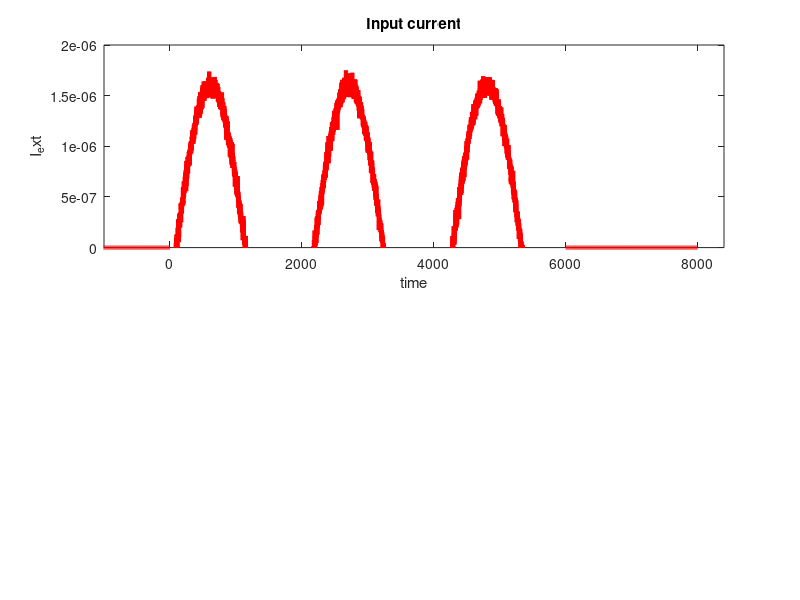

The MATLAB source for this figure: (Note: this script raises an error after producing the figure.)

%tic

clear all
close all
clc

% Play with the input current, add noise

tau_m = 5; % time constant in ms
t_ref = 10; % refractory period in ms, change for adjusting spike frequency
N = 10000; % number of measurements
Iext = zeros(1,N); % initialize membrane current
I_0 = 1.6e-6; % input current
R = 10^7; % resistance in ohms
a_gain = t_ref*2; % adaptation gain, set to *0 for no adaptation


u_rest = -70 ;% resting membrane potential in mV
u_th = -55 ;% spiking threshold
u_hp = -90 ;% hyperpolarization
u_spike = 20 ;% membrane potential at spike peak

t = linspace(-0.2*N, 0.8*N, N); % time series




%%

noise = 5*1e-8*randn(size(Iext)); % noise when current is injected

 

num_start = 0.2 * (N); % start of input current
num_end   = 0.8 * (N);  % end of input current
num_width = round(num_end - num_start);

num_pulses = 3; % number of pulses
length_pulse = round(num_width / num_pulses); % only in use for step input

freq = 0.001 * num_pulses; % adjusting frequency for right amount of pulses

time = num_start:1:num_end;
signal =  I_0*sin(time*freq);


Iext(num_start : num_start + num_width) = signal; % modelling input current as sine function for oscillations
% change to = I_0 for step input

%%

Iext = Iext + noise;
Iext(1:num_start) = 0; % resetting signal before and after current to 0

% add or remove 50 - 53 for without/with oscillatory input

% Iext(num_start + length_pulse : num_start + 2 * length_pulse) = 0;
% Iext(num_start + 3 * length_pulse : num_start + 4 * length_pulse) = 0;
% Iext(num_start + 5 * length_pulse : num_start + 6 * length_pulse) = 0;
% Iext(num_start + 7 * length_pulse : num_start + 8 * length_pulse) = 0;
Iext(num_end:end) = 0;


RI = R.*Iext;




%% LiF model as ODE

%du/dt = (-u + u_rest + R*Iext)/tau_m

u = u_rest + RI.*(1-exp(-(t/tau_m))); %solution for above equation for u at u(0) = u_rest

% Loops over time steps, spikes if threshold is reached, before
% hyperpolarizing and returning to resting potential


a = t_ref;
for ii = 1 : num_end - 2 - a % Adjust loop range to avoid out-of-bounds errors
    if u(ii + 1) > u_th
        u(ii) = u_spike;
        u(ii + 1) = u_hp;
        u(ii + 2 : ii + 2 + a) = u_rest;
        a = round(a + a_gain); % Increment by adaptation gain
    end
end



%% Plotting input current and voltage

figure(1)
subplot(2,1,1);
plot(t,Iext,'r','LineWidth',3)


title('Input current')
xlabel('time')
ylabel('I_ext')
xlim([-0.1*N num_end*1.05])
ylim([0 I_0*1.25])
yline(0)


subplot(2,1,2);
plot(t,u, 'b', 'LineWidth',2)
title('Voltage')
xlabel('time')
ylabel('u(t)')
xlim([-0.1*N num_end*1.05])
ylim([u_hp-10 u_spike+5])
yline(u_th,'--k','Threshold')

%toc